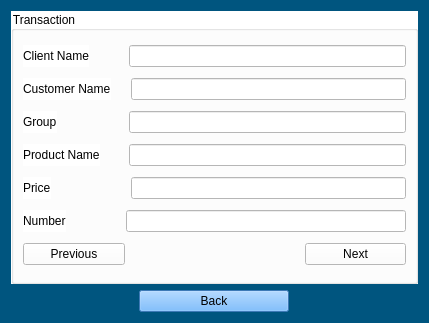
<?xml version="1.0" encoding="UTF-8"?>
<ui version="4.0">
 <class>transaction</class>
 <widget class="QWidget" name="transaction">
  <property name="geometry">
   <rect>
    <x>0</x>
    <y>0</y>
    <width>429</width>
    <height>323</height>
   </rect>
  </property>
  <property name="minimumSize">
   <size>
    <width>429</width>
    <height>323</height>
   </size>
  </property>
  <property name="windowTitle">
   <string>Form</string>
  </property>
  <property name="styleSheet">
   <string notr="true">background-color: rgb(0, 85, 127);</string>
  </property>
  <layout class="QVBoxLayout" name="verticalLayout_2">
   <item>
    <widget class="QGroupBox" name="groupBox">
     <property name="styleSheet">
      <string notr="true">background-color: rgb(255, 255, 255);
color: rgb(0, 0, 0);</string>
     </property>
     <property name="title">
      <string>Transaction</string>
     </property>
     <layout class="QVBoxLayout" name="verticalLayout">
      <item>
       <layout class="QHBoxLayout" name="horizontalLayout">
        <property name="spacing">
         <number>40</number>
        </property>
        <item alignment="Qt::AlignHCenter">
         <widget class="QLabel" name="label">
          <property name="text">
           <string>Client Name</string>
          </property>
         </widget>
        </item>
        <item>
         <widget class="QLineEdit" name="Clientname_line"/>
        </item>
       </layout>
      </item>
      <item>
       <layout class="QHBoxLayout" name="horizontalLayout_2">
        <property name="spacing">
         <number>20</number>
        </property>
        <item>
         <widget class="QLabel" name="label_2">
          <property name="text">
           <string>Customer Name</string>
          </property>
         </widget>
        </item>
        <item>
         <widget class="QLineEdit" name="Cusname_line"/>
        </item>
       </layout>
      </item>
      <item>
       <layout class="QHBoxLayout" name="horizontalLayout_3">
        <property name="spacing">
         <number>72</number>
        </property>
        <item>
         <widget class="QLabel" name="label_3">
          <property name="text">
           <string>Group</string>
          </property>
         </widget>
        </item>
        <item>
         <widget class="QLineEdit" name="group_name"/>
        </item>
       </layout>
      </item>
      <item>
       <layout class="QHBoxLayout" name="horizontalLayout_4">
        <property name="spacing">
         <number>29</number>
        </property>
        <item>
         <widget class="QLabel" name="label_4">
          <property name="text">
           <string>Product Name</string>
          </property>
         </widget>
        </item>
        <item>
         <widget class="QLineEdit" name="productname_line"/>
        </item>
       </layout>
      </item>
      <item>
       <layout class="QHBoxLayout" name="horizontalLayout_5">
        <property name="spacing">
         <number>80</number>
        </property>
        <item>
         <widget class="QLabel" name="label_5">
          <property name="text">
           <string>Price</string>
          </property>
         </widget>
        </item>
        <item>
         <widget class="QLineEdit" name="price_line"/>
        </item>
       </layout>
      </item>
      <item>
       <layout class="QHBoxLayout" name="horizontalLayout_6">
        <property name="spacing">
         <number>60</number>
        </property>
        <item>
         <widget class="QLabel" name="label_6">
          <property name="text">
           <string>Number</string>
          </property>
         </widget>
        </item>
        <item>
         <widget class="QLineEdit" name="number_line"/>
        </item>
       </layout>
      </item>
      <item>
       <layout class="QHBoxLayout" name="horizontalLayout_7">
        <property name="spacing">
         <number>180</number>
        </property>
        <item>
         <widget class="QPushButton" name="pushButton">
          <property name="text">
           <string>Previous</string>
          </property>
         </widget>
        </item>
        <item>
         <widget class="QPushButton" name="next_btn">
          <property name="text">
           <string>Next</string>
          </property>
         </widget>
        </item>
       </layout>
      </item>
     </layout>
    </widget>
   </item>
   <item alignment="Qt::AlignHCenter">
    <widget class="QPushButton" name="pushButton_3">
     <property name="minimumSize">
      <size>
       <width>150</width>
       <height>0</height>
      </size>
     </property>
     <property name="maximumSize">
      <size>
       <width>200</width>
       <height>16777215</height>
      </size>
     </property>
     <property name="styleSheet">
      <string notr="true">background-color: rgb(85, 170, 255);</string>
     </property>
     <property name="text">
      <string>Back</string>
     </property>
    </widget>
   </item>
  </layout>
 </widget>
 <resources/>
 <connections/>
</ui>
